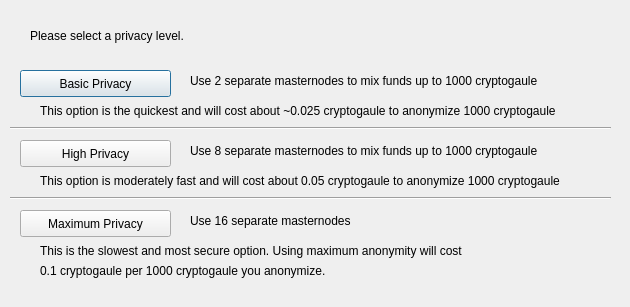
<?xml version="1.0" encoding="UTF-8"?>
<ui version="4.0">
 <class>DarksendConfig</class>
 <widget class="QDialog" name="DarksendConfig">
  <property name="geometry">
   <rect>
    <x>0</x>
    <y>0</y>
    <width>630</width>
    <height>307</height>
   </rect>
  </property>
  <property name="windowTitle">
   <string>Configure PrivateSend</string>
  </property>
  <widget class="QPushButton" name="buttonBasic">
   <property name="geometry">
    <rect>
     <x>20</x>
     <y>70</y>
     <width>151</width>
     <height>27</height>
    </rect>
   </property>
   <property name="text">
    <string>Basic Privacy</string>
   </property>
  </widget>
  <widget class="QPushButton" name="buttonHigh">
   <property name="geometry">
    <rect>
     <x>20</x>
     <y>140</y>
     <width>151</width>
     <height>27</height>
    </rect>
   </property>
   <property name="text">
    <string>High Privacy</string>
   </property>
  </widget>
  <widget class="QPushButton" name="buttonMax">
   <property name="geometry">
    <rect>
     <x>20</x>
     <y>210</y>
     <width>151</width>
     <height>27</height>
    </rect>
   </property>
   <property name="text">
    <string>Maximum Privacy</string>
   </property>
  </widget>
  <widget class="QLabel" name="label">
   <property name="geometry">
    <rect>
     <x>30</x>
     <y>20</y>
     <width>571</width>
     <height>31</height>
    </rect>
   </property>
   <property name="text">
    <string>Please select a privacy level.</string>
   </property>
  </widget>
  <widget class="QLabel" name="label_2">
   <property name="geometry">
    <rect>
     <x>190</x>
     <y>70</y>
     <width>421</width>
     <height>21</height>
    </rect>
   </property>
   <property name="text">
    <string>Use 2 separate masternodes to mix funds up to 1000 cryptogaule</string>
   </property>
  </widget>
  <widget class="QLabel" name="label_3">
   <property name="geometry">
    <rect>
     <x>190</x>
     <y>140</y>
     <width>411</width>
     <height>21</height>
    </rect>
   </property>
   <property name="text">
    <string>Use 8 separate masternodes to mix funds up to 1000 cryptogaule</string>
   </property>
  </widget>
  <widget class="QLabel" name="label_4">
   <property name="geometry">
    <rect>
     <x>190</x>
     <y>210</y>
     <width>421</width>
     <height>21</height>
    </rect>
   </property>
   <property name="text">
    <string>Use 16 separate masternodes</string>
   </property>
  </widget>
  <widget class="QLabel" name="label_6">
   <property name="geometry">
    <rect>
     <x>40</x>
     <y>100</y>
     <width>561</width>
     <height>21</height>
    </rect>
   </property>
   <property name="text">
    <string>This option is the quickest and will cost about ~0.025 cryptogaule to anonymize 1000 cryptogaule</string>
   </property>
  </widget>
  <widget class="QLabel" name="label_7">
   <property name="geometry">
    <rect>
     <x>40</x>
     <y>170</y>
     <width>561</width>
     <height>21</height>
    </rect>
   </property>
   <property name="text">
    <string>This option is moderately fast and will cost about 0.05 cryptogaule to anonymize 1000 cryptogaule</string>
   </property>
  </widget>
  <widget class="QLabel" name="label_8">
   <property name="geometry">
    <rect>
     <x>40</x>
     <y>240</y>
     <width>561</width>
     <height>21</height>
    </rect>
   </property>
   <property name="text">
    <string>This is the slowest and most secure option. Using maximum anonymity will cost</string>
   </property>
  </widget>
  <widget class="QLabel" name="label_9">
   <property name="geometry">
    <rect>
     <x>40</x>
     <y>260</y>
     <width>561</width>
     <height>21</height>
    </rect>
   </property>
   <property name="text">
    <string>0.1 cryptogaule per 1000 cryptogaule you anonymize.</string>
   </property>
  </widget>
  <widget class="Line" name="line">
   <property name="geometry">
    <rect>
     <x>10</x>
     <y>120</y>
     <width>601</width>
     <height>16</height>
    </rect>
   </property>
   <property name="orientation">
    <enum>Qt::Horizontal</enum>
   </property>
  </widget>
  <widget class="Line" name="line_2">
   <property name="geometry">
    <rect>
     <x>10</x>
     <y>190</y>
     <width>601</width>
     <height>16</height>
    </rect>
   </property>
   <property name="orientation">
    <enum>Qt::Horizontal</enum>
   </property>
  </widget>
 </widget>
 <resources/>
 <connections/>
</ui>
